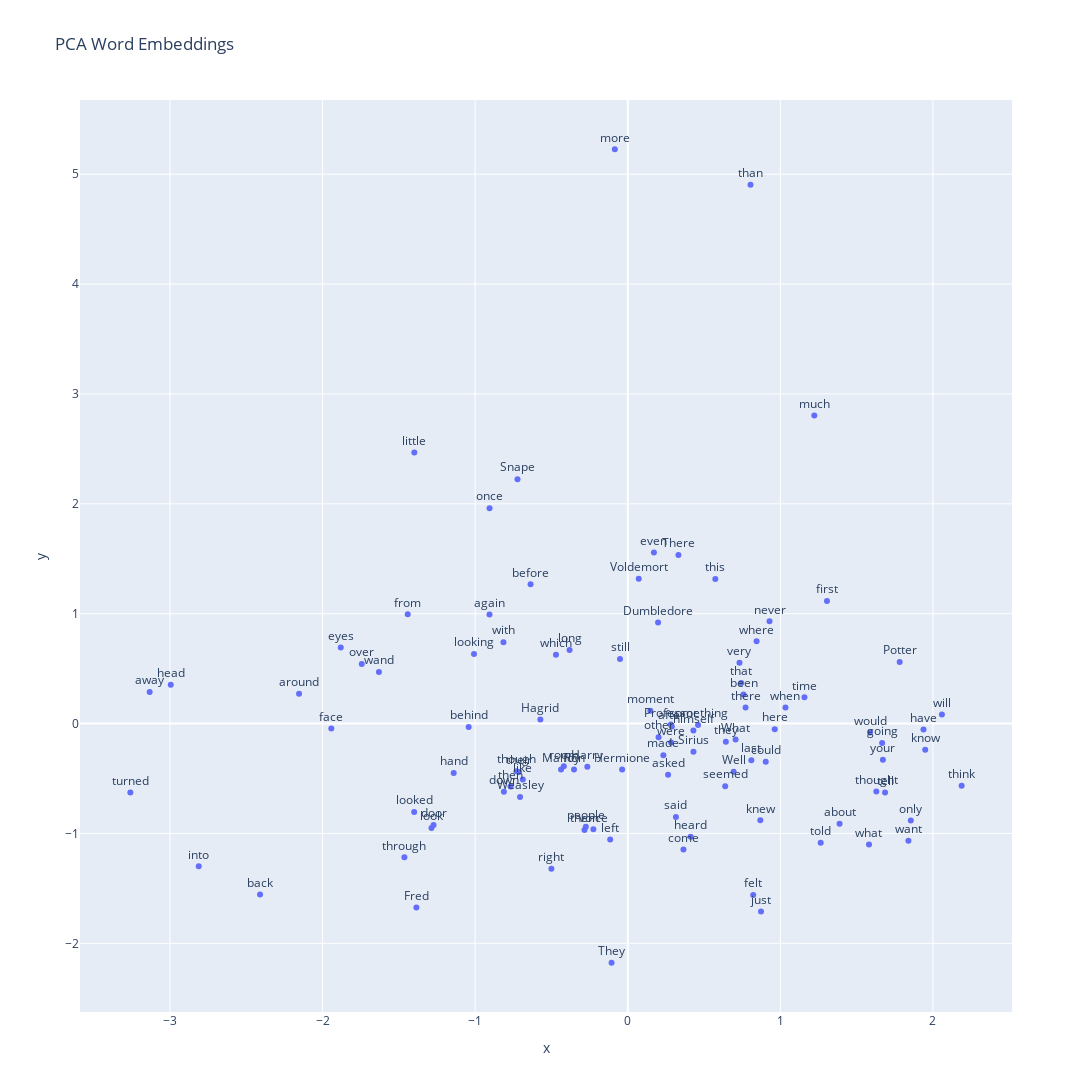

Notebook code cell kept with this figure:
### Code cell
from sklearn.decomposition import PCA

pca = PCA(n_components=2)
vectors_2d = pca.fit_transform(vectors)

# Create a DataFrame for easier plotting
df = pd.DataFrame(vectors_2d, columns=['x', 'y'])
df['word'] = words_to_visualize

# Interactive scatter plot
fig = px.scatter(df, x='x', y='y', text='word', title='PCA Word Embeddings', width=1200, height=1200)
fig.update_traces(textposition='top center')
fig.show()

### Figure 1 — Plotly figure (JSON) as saved in the notebook; plotly's stock layout.template omitted (floating-point values rounded to 4 significant figures)
{"data": [{"hovertemplate": "x=%{x}<br>y=%{y}<br>word=%{text}<extra></extra>", "legendgroup": "", "marker": {"color": "#636efa", "symbol": "circle"}, "mode": "markers+text", "name": "", "orientation": "v", "showlegend": false, "text": ["Harry", "said", "that", "with", "Hermione", "they", "were", "them", "have", "from", "into", "been", "back", "what", "Dumbledore", "could", "this", "their", "there", "about", "over", "down", "looked", "like", "know", "would", "around", "just", "then", "Professor", "your", "more", "very", "when", "Hagrid", "again", "though", "looking", "think", "Snape", "time", "still", "eyes", "They", "face", "wand", "through", "Weasley", "right", "going", "voice", "which", "What", "before", "than", "door", "here", "will", "Potter", "Malfoy", "room", "only", "thought", "look", "head", "hand", "There", "other", "seemed", "something", "away", "himself", "where", "behind", "Well", "asked", "Voldemort", "told", "turned", "come", "never", "Sirius", "last", "long", "much", "after", "knew", "want", "once", "little", "first", "made", "heard", "left", "tell", "Fred", "even", "moment", "felt", "people", "Ron"], "textposition": "top center", "type": "scatter", "x": [-0.265, 0.3156, 0.7434, -0.8147, -0.0369, 0.6429, 0.2836, -0.2836, 1.938, -1.442, -2.812, 0.7585, -2.41, 1.581, 0.1986, 0.9042, 0.5738, -0.7125, 0.7719, 1.388, -1.743, -0.8118, -1.4, -0.6877, 1.949, 1.588, -2.154, 0.8734, -0.7679, 0.2821, 1.672, -0.0848, 0.7321, 1.034, -0.5726, -0.9061, -0.7293, -1.008, 2.188, -0.7227, 1.158, -0.05084, -1.881, -0.106, -1.943, -1.631, -1.464, -0.7059, -0.5005, 1.667, -0.2253, -0.4705, 0.7066, -0.6368, 0.8044, -1.273, 0.9632, 2.059, 1.782, -0.4372, -0.4192, 1.855, 1.629, -1.286, -2.995, -1.141, 0.3322, 0.202, 0.6386, 0.4606, -3.133, 0.4302, 0.8442, -1.043, 0.6937, 0.2643, 0.07199, 1.264, -3.26, 0.3648, 0.9291, 0.4306, 0.8099, -0.3813, 1.223, 0.2887, 0.8688, 1.839, -0.9057, -1.399, 1.306, 0.2332, 0.4125, -0.1151, 1.686, -1.385, 0.1714, 0.1482, 0.8221, -0.2749, -0.3521], "xaxis": "x", "y": [-0.3939, -0.8511, 0.3681, 0.7408, -0.419, -0.1657, -0.1729, -0.9695, -0.05308, 0.9946, -1.299, 0.2638, -1.555, -1.101, 0.9188, -0.3465, 1.316, -0.4399, 0.1458, -0.9116, 0.5415, -0.6208, -0.8057, -0.5084, -0.2373, -0.08055, 0.2713, -1.711, -0.5724, -0.008342, -0.3304, 5.226, 0.5544, 0.1458, 0.0371, 0.9918, -0.4331, 0.6328, -0.5665, 2.225, 0.2391, 0.5866, 0.6927, -2.176, -0.04383, 0.4699, -1.217, -0.668, -1.321, -0.1773, -0.9621, 0.6254, -0.1446, 1.267, 4.905, -0.9231, -0.05077, 0.08357, 0.5612, -0.4187, -0.3896, -0.8816, -0.6177, -0.9505, 0.3544, -0.4509, 1.534, -0.1237, -0.5703, -0.01342, 0.2866, -0.06324, 0.7492, -0.03102, -0.4376, -0.4657, 1.317, -1.085, -0.6286, -1.147, 0.9312, -0.2567, -0.3337, 0.67, 2.804, -0.02665, -0.8805, -1.067, 1.961, 2.468, 1.115, -0.2882, -1.03, -1.056, -0.6277, -1.673, 1.558, 0.1162, -1.56, -0.9393, -0.4172], "yaxis": "y"}], "layout": {"height": 1200, "legend": {"tracegroupgap": 0}, "title": {"text": "PCA Word Embeddings"}, "width": 1200, "xaxis": {"anchor": "y", "domain": [0, 1], "title": {"text": "x"}}, "yaxis": {"anchor": "x", "domain": [0, 1], "title": {"text": "y"}}}}
